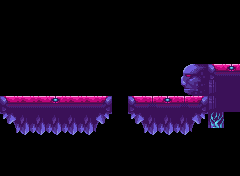

Rendered tile map (Tiled .tmx) drawn with the repository's tilesets; below, a short description and the map source with its tile grids summarised:
An orthogonal 15x11 tile map with 16x16 px tiles, 1 tile layer (Tile Layer 1).

<map version="1.0" tiledversion="1.1.5" orientation="orthogonal" renderorder="right-down" width="15" height="11" tilewidth="16" tileheight="16" infinite="0" nextobjectid="1">
 <tileset firstgid="1" name="tile" tilewidth="16" tileheight="16" tilecount="288" columns="24">
  <image source="../environment/tilesets.png" width="384" height="192" />
 </tileset>
 <layer name="Tile Layer 1" width="15" height="11">
  <data>[165 cells, 44 non-empty, 18 distinct tile ids]</data>
 </layer>
</map>
